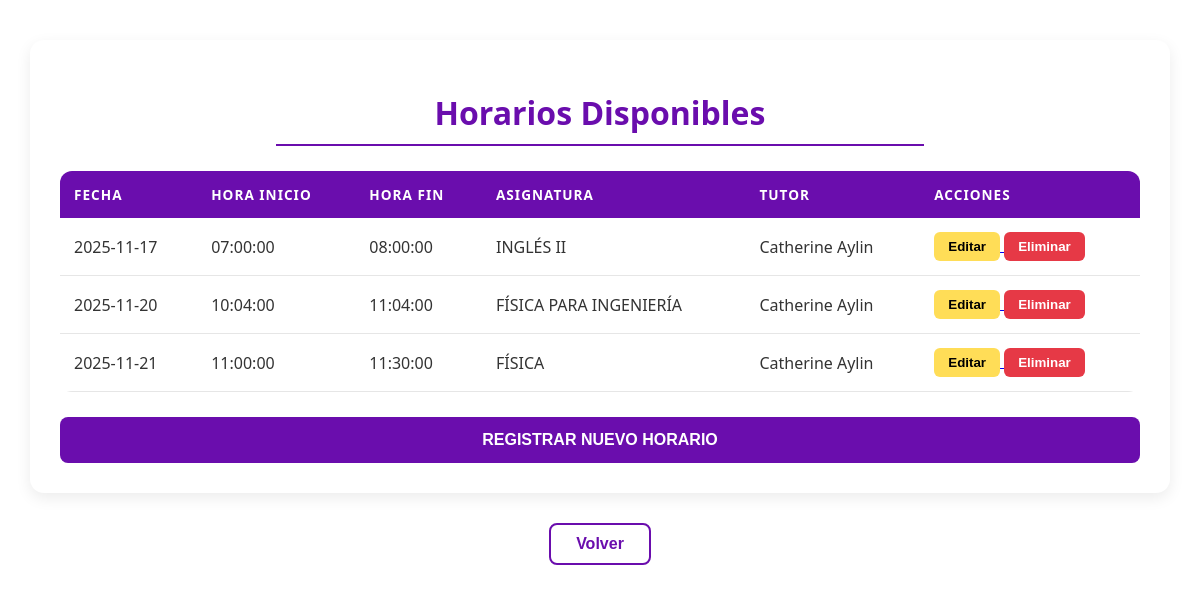
Screenshot of /index.php?action=consultHorario (signed in) with the database file from the repository.
### tables this page shows
CREATE TABLE `horario` (
  `id_horario` int(11) NOT NULL AUTO_INCREMENT,
  `fecha` date NOT NULL,
  `hora_inicio` time NOT NULL,
  `hora_fin` time NOT NULL,
  `id_asignatura` int(11) DEFAULT NULL,
  `id_tutor` int(11) NOT NULL,
  PRIMARY KEY (`id_horario`),
  KEY `id_tutor` (`id_tutor`),
  KEY `fk_horario_asignatura` (`id_asignatura`),
  CONSTRAINT `fk_horario_asignatura` FOREIGN KEY (`id_asignatura`) REFERENCES `asignatura` (`id_asignatura`),
  CONSTRAINT `horario_ibfk_1` FOREIGN KEY (`id_tutor`) REFERENCES `usuario` (`id_usuario`)
);

CREATE TABLE `asignatura` (
  `id_asignatura` int(11) NOT NULL AUTO_INCREMENT,
  `nombre` varchar(100) NOT NULL,
  PRIMARY KEY (`id_asignatura`),
  UNIQUE KEY `nombre` (`nombre`)
);

CREATE TABLE `usuario` (
  `id_usuario` int(11) NOT NULL AUTO_INCREMENT,
  `nombre` varchar(50) NOT NULL,
  `apellidos` varchar(50) NOT NULL,
  `correo` varchar(80) NOT NULL,
  `matricula` varchar(80) NOT NULL,
  `contraseña` varchar(80) NOT NULL,
  `rol` enum('Asesorado','Profesor','Tutor') NOT NULL,
  `area` varchar(50) DEFAULT NULL,
  `areasEnseñanza` varchar(50) DEFAULT NULL,
  `cuatrimestre` int(11) DEFAULT NULL,
  `necesidades` text DEFAULT NULL,
  PRIMARY KEY (`id_usuario`),
  UNIQUE KEY `correo` (`correo`),
  UNIQUE KEY `matricula` (`matricula`)
);

### app/controllers/HorarioController.php (called while the page is built, shortened)
<?php
include_once "app/models/HorarioModel.php";
class HorarioController {
    private $model;
    public function __construct($connection) {
        $this -> model = new HorarioModel($connection);
    }
    public function consultHorarios() {
        $idTutor = $_SESSION['id_usuario'] ?? null;
        $horarios = $this->model->consultarHorariosPorTutor($idTutor);
        include "app/views/Tutor/consultHorario.php";
    }
}

### app/models/HorarioModel.php (called while the page is built, shortened)
<?php
class HorarioModel {
    private $connection;
    public function __construct($connection) {
        $this->connection = $connection;
    }
    public function consultarHorariosPorTutor($idTutor){
        $sql = "SELECT h.id_horario, h.fecha, h.hora_inicio, h.hora_fin, a.nombre AS asignatura, u.nombre AS nombre_tutor
                FROM horario h
                JOIN asignatura a ON h.id_asignatura = a.id_asignatura
                JOIN usuario u ON h.id_tutor = u.id_usuario
                WHERE h.id_tutor = ?
                ORDER BY h.fecha, h.hora_inicio";
        $stmt = $this->connection->prepare($sql);
        $stmt->bind_param("i", $idTutor);
        $stmt->execute();
        return $stmt->get_result();
    }
}

### app/views/Tutor/consultHorario.php (the view, shortened to what this page needs)
<!DOCTYPE html>
<html lang="es">
<head>
    <link rel="stylesheet" href="public/css/gestionar_horarios.css">
</head>
<body class="consultar-horario">
<div class="container">
    <h1>Horarios Disponibles</h1>
    <hr>
    <table>
        <thead>
            <tr>
                <th>Fecha</th>
                <th>Hora Inicio</th>
                <th>Hora Fin</th>
                <th>Asignatura</th>
                <th>Tutor</th>
                <th>Acciones</th>
            </tr>
        </thead>
        <tbody>
        <?php
            if (isset($horarios) && $horarios instanceof mysqli_result) {
                while($row = $horarios->fetch_assoc()) {
        ?>
            <tr>
                <td><?php echo $row['fecha']; ?></td>
                <td><?php echo $row['hora_inicio']; ?></td>
                <td><?php echo $row['hora_fin']; ?></td>
                <td><?php echo $row['asignatura']; ?></td>
                <td><?php echo $row['nombre_tutor']; ?></td>
                <td>
                    <a href="index.php?action=actualizarHorario&id=<?php echo $row['id_horario']; ?>">
                        <button>Editar</button>
                    </a>
                    <a href="index.php?action=eliminarHorario&id=<?php echo $row['id_horario']; ?>"
                       onclick="return confirm('¿Seguro que deseas eliminar este horario?');">
                        <button>Eliminar</button>
                    </a>
                </td>
            </tr>
        <?php
                }
            } else {
                echo '<tr><td colspan="7" class="no-data">No hay horarios registrados o hubo un error al cargar.</td></tr>';
            }
        ?>
        </tbody>
    </table>
    <a href="index.php?action=registrarHorario">
        <button class="main-action-button">Registrar nuevo horario</button>
    </a>
</div>
<div class="volver-container">
    <a href="index.php?action=panelTutor">
        <button class="back-button">Volver</button>
    </a>
</div>
</body>
</html>

### public/css/gestionar_horarios.css (style rules this page uses)
:root { --morado: #6a0dad; --morado-hover: #8b1cf0; --amarillo: #ffdd57; --amarillo-hover: #ffcc00; --rojo: #e63946; --rojo-hover: #c62828; --fondo: #ffffff; --texto: #333; --borde: #e6e6e6; }
.consultar-horario { font-family: 'Segoe UI', Tahoma, Geneva, Verdana, sans-serif; background: var(--fondo); margin: 0; padding: 40px 0; color: var(--texto); display: flex; flex-direction: column; align-items: center; }
.container { background: white; width: 90%; max-width: 1100px; padding: 30px; border-radius: 14px; box-shadow: 0 5px 15px rgba(0,0,0,0.08); }
h1 { text-align: center; color: var(--morado); font-size: 2rem; margin-bottom: 10px; font-weight: bold; }
hr { border: none; height: 2px; background: var(--morado); width: 60%; margin: 0 auto 25px auto; }
table { width: 100%; border-collapse: collapse; border-radius: 12px; overflow: hidden; }
thead th { background: var(--morado); color: white; padding: 14px; text-align: left; text-transform: uppercase; font-size: 0.85rem; letter-spacing: 1px; }
tbody td { padding: 14px; border-bottom: 1px solid var(--borde); }
table button { padding: 7px 14px; border: none; border-radius: 6px; font-weight: bold; cursor: pointer; transition: 0.3s; }
table a:nth-child(1) button { background: var(--amarillo); }
table a:nth-child(2) button { background: var(--rojo); color: white; }
.main-action-button { margin-top: 25px; width: 100%; padding: 14px; background: var(--morado); color: white; border: none; border-radius: 8px; font-size: 1rem; font-weight: bold; cursor: pointer; transition: 0.3s; text-transform: uppercase; }
.volver-container { margin-top: 30px; display: flex; justify-content: center; }
.back-button { background: transparent; color: var(--morado); border: 2px solid var(--morado); padding: 10px 25px; border-radius: 8px; font-size: 1rem; font-weight: bold; cursor: pointer; transition: 0.3s; }

### rows the page displays
horario: fecha "2025-11-17", hora_inicio "07:00:00", hora_fin "08:00:00", id_asignatura.nombre "INGLÉS II", id_tutor.nombre "Catherine Aylin"
horario: fecha "2025-11-20", hora_inicio "10:04:00", hora_fin "11:04:00", id_asignatura.nombre "FÍSICA PARA INGENIERÍA", id_tutor.nombre "Catherine Aylin"
horario: fecha "2025-11-21", hora_inicio "11:00:00", hora_fin "11:30:00", id_asignatura.nombre "FÍSICA", id_tutor.nombre "Catherine Aylin"
